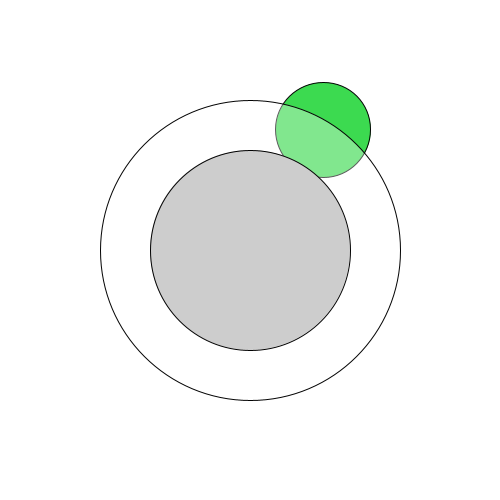
Frame 1 (no input)
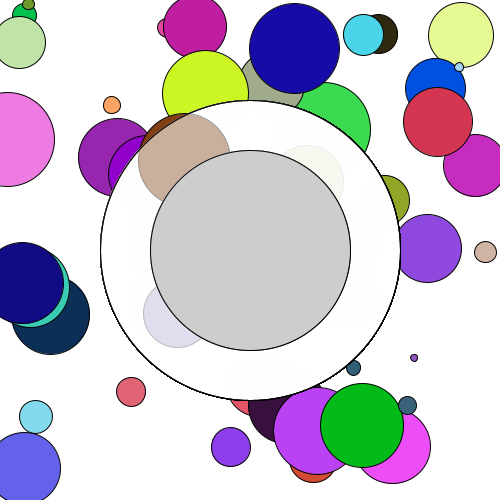
Frame 60 (the mouse pressed at the canvas centre just before this capture)
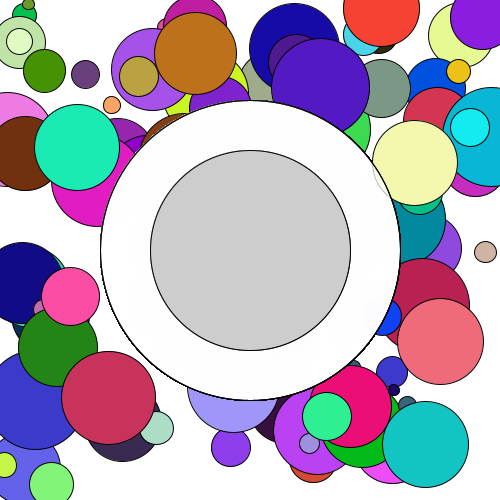
Frame 120 (the mouse held since frame 60 and released just before this capture)

The Processing sketch that drew these frames (run headless with seeded random() and noise(); from frame 60 on, the mouse is pressed at the canvas centre):

// Processing sketch: processing_58718
// ── processing_58718.pde

void setup(){ //para imagens não estáticas
  
  size(500, 500); // define o tamanho da janela
  background(255); // define a cor de fundo da janela
  smooth(); // suaviza o desenho
  frameRate(11); // mudanumero de frames por segundo
  stroke(2); //  imagem não ter contorno
  
}

void draw(){ // definições do desenho

// primeira layer, fundo da imagem
 
 float posX1 = random(0,500); // posição variável de X dos circulos
 float posY1 = random(0,500); // posição variável de Y dos circulos
 float diam = random (0, 100); // diâmetro variável dos círculos
 float r = random (0, 255); // cor variável de vermelho
 float g = random (0, 255); // cor variável de verde
 float b = random (0, 255); // cor variável de azul
 
 fill(r, g, b); // cor de preenchimento dos círculos
 ellipse(posX1, posY1, diam, diam); // desenho dos círculos: posição X, posição Y, diâmetro, diâmetro
 
 // segunda layer, círculo no centro da imagem
 

 
  fill(255,255,255,90 ); // preenchimento
 ellipse(width/2, height/2, 300, 300);  // desenho rectangulo  
     
 // terceira layer, circulo dentro do circulo
 
 fill(205); // preenchimento 
 ellipse(width/2, height/2, 200, 200);  // desenho docirculo
}
